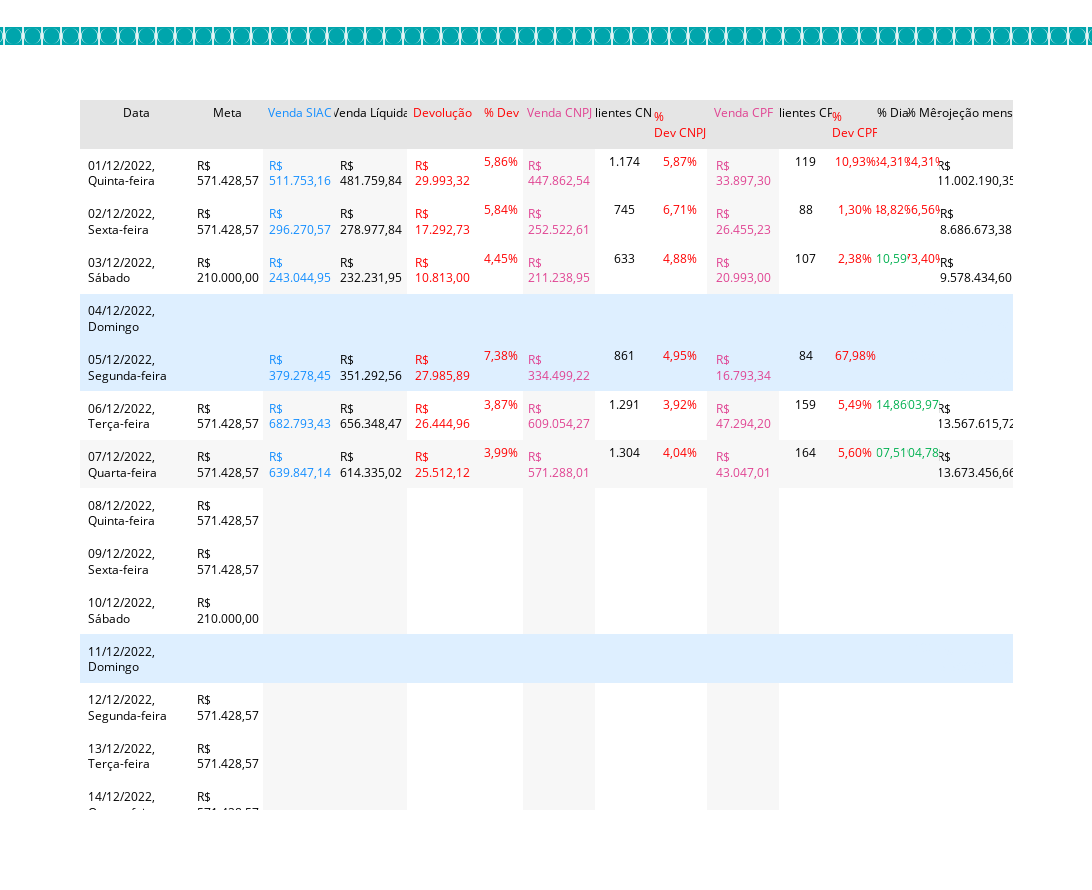

The cell this chart's notebook holds for it:
### Code cell
print_plot(df_hoje, lista_lojas)

### Figure 1 — Plotly figure (JSON) as saved in the notebook; plotly's stock layout.template omitted (floating-point values rounded to 4 significant figures; data arrays with more than 128 entries replaced by an {"elided": "..."} marker saying what was removed)
{"data": [{"cells": {"align": ["left", "center"], "fill": {"color": {"elided": "21x32 str values"}}, "font": {"color": ["#000000", "#000000", "#118DFF", "#000000", "#FF0000", "#FF0000", "#E04392", "#000000", "#FF0000", "#E04392", "#000000", "#FF0000", ["#FF0000", "#FF0000", "#00B050", "#DEEFFF", "#DEEFFF", "#00B050", "#00B050", "#FFFFFF", "#FFFFFF", "#FFFFFF", "#DEEFFF", "#FFFFFF", "#FFFFFF", "#FFFFFF", "#FFFFFF", "#FFFFFF", "#FFFFFF", "#DEEFFF", "#FFFFFF", "#FFFFFF", "#FFFFFF", "#FFFFFF", "#FFFFFF", "#FFFFFF", "#DEEFFF", "#FFFFFF", "#FFFFFF", "#FFFFFF", "#FFFFFF", "#FFFFFF", "#FFFFFF", "#E5E5E5"], ["#FF0000", "#FF0000", "#FF0000", "#DEEFFF", "#DEEFFF", "#00B050", "#00B050", "#FFFFFF", "#FFFFFF", "#FFFFFF", "#DEEFFF", "#FFFFFF", "#FFFFFF", "#FFFFFF", "#FFFFFF", "#FFFFFF", "#FFFFFF", "#DEEFFF", "#FFFFFF", "#FFFFFF", "#FFFFFF", "#FFFFFF", "#FFFFFF", "#FFFFFF", "#DEEFFF", "#FFFFFF", "#FFFFFF", "#FFFFFF", "#FFFFFF", "#FFFFFF", "#FFFFFF", "#E5E5E5"], ["#000000", "#000000", "#000000", "#DEEFFF", "#DEEFFF", "#000000", "#000000", "#FFFFFF", "#FFFFFF", "#FFFFFF", "#DEEFFF", "#FFFFFF", "#FFFFFF", "#FFFFFF", "#FFFFFF", "#FFFFFF", "#FFFFFF", "#DEEFFF", "#FFFFFF", "#FFFFFF", "#FFFFFF", "#FFFFFF", "#FFFFFF", "#FFFFFF", "#DEEFFF", "#FFFFFF", "#FFFFFF", "#FFFFFF", "#FFFFFF", "#FFFFFF", "#FFFFFF", "#118DFF"]]}, "line": {"color": {"elided": "21x32 str values"}}, "values": {"elided": "15x32 str values"}}, "columnwidth": [10.3, 6.593, 6.593, 6.593, 6.593, 4.12, 6.593, 5.356, 4.944, 6.593, 4.944, 4.12, 2.884, 2.884, 6.593], "domain": {"y": [0, 1]}, "header": {"align": ["center"], "fill": {"color": "#E5E5E5"}, "font": {"color": ["#000000", "#000000", "#118DFF", "#000000", "#FF0000", "#FF0000", "#E04392", "#000000", "#FF0000", "#E04392", "#000000", "#FF0000", "#000000", "#000000", "#000000"]}, "line": {"color": "#E5E5E5"}, "values": ["Data", "Meta", "Venda\nSIAC", "Venda\nLíquida", "Devolução", "%\nDev", "Venda\nCNPJ", "Clientes\nCNPJ", "% Dev\nCNPJ", "Venda\nCPF", "Clientes\nCPF", "% Dev\nCPF", "%\nDia", "%\nMês", "Projeção\nmensal"]}, "type": "table"}], "layout": {"height": 890, "title": {"font": {"color": "#00A5AC", "family": "Jost", "size": 24.72}, "text": "◙◙◙◙◙◙◙◙◙◙ 🡆 KAIZEN 🡄 ◙◙◙◙◙◙◙◙◙◙◙◙◙◙◙◙◙◙◙◙◙◙◙◙◙◙◙◙◙◙◙◙◙◙◙◙◙◙◙◙◙◙◙◙◙◙◙◙◙◙◙◙◙◙◙◙◙◙◙◙◙◙◙◙◙◙◙◙◙◙◙◙◙◙◙◙ ⓀⒶⒾⓏⒺⓃ ◙◙◙◙◙◙◙◙◙◙", "x": 0.5, "y": 0.95, "yanchor": "bottom"}, "width": 2060}}
